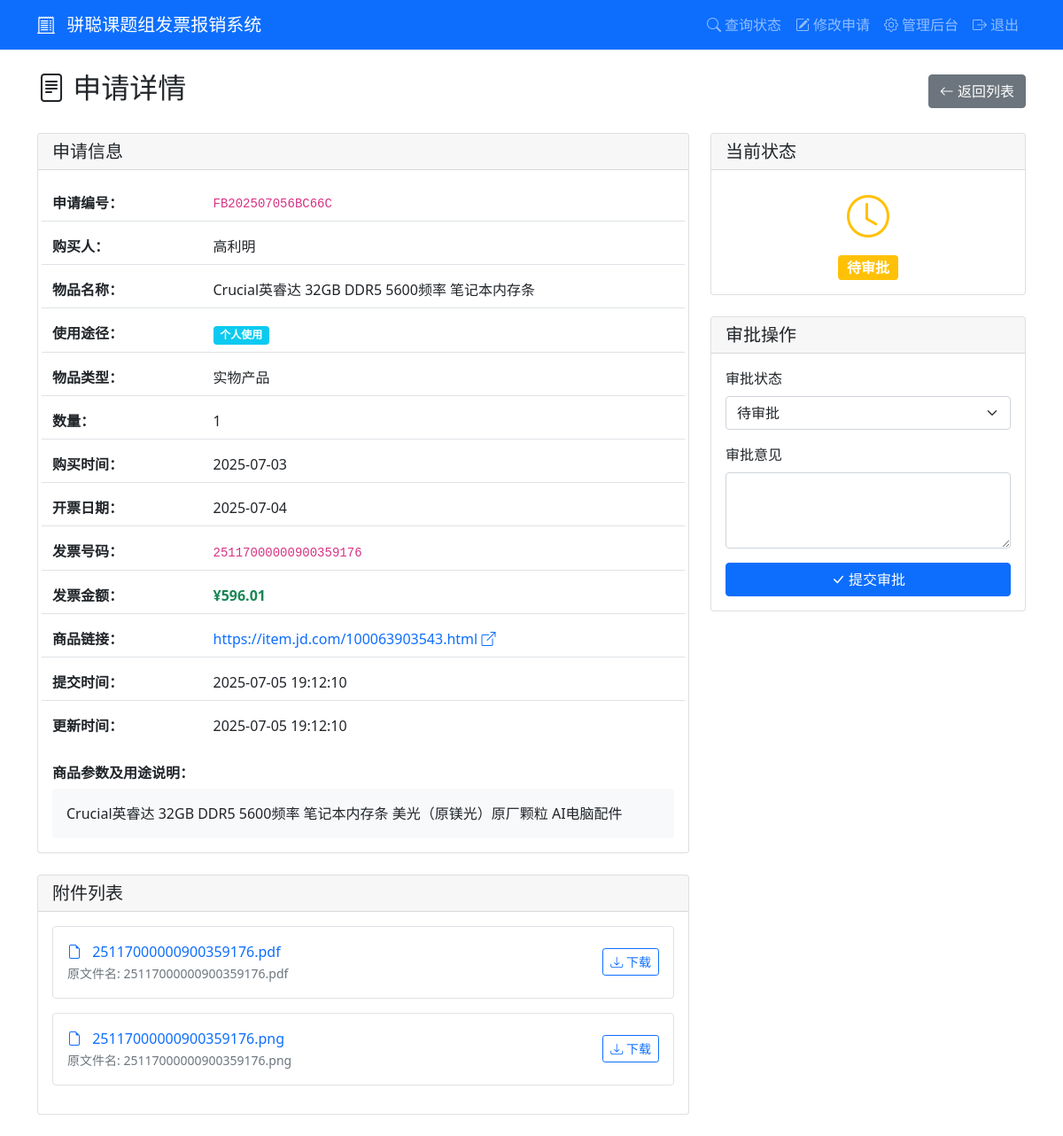
The page /admin/application/FB202507056BC66C (signed in) on the database as committed earlier.
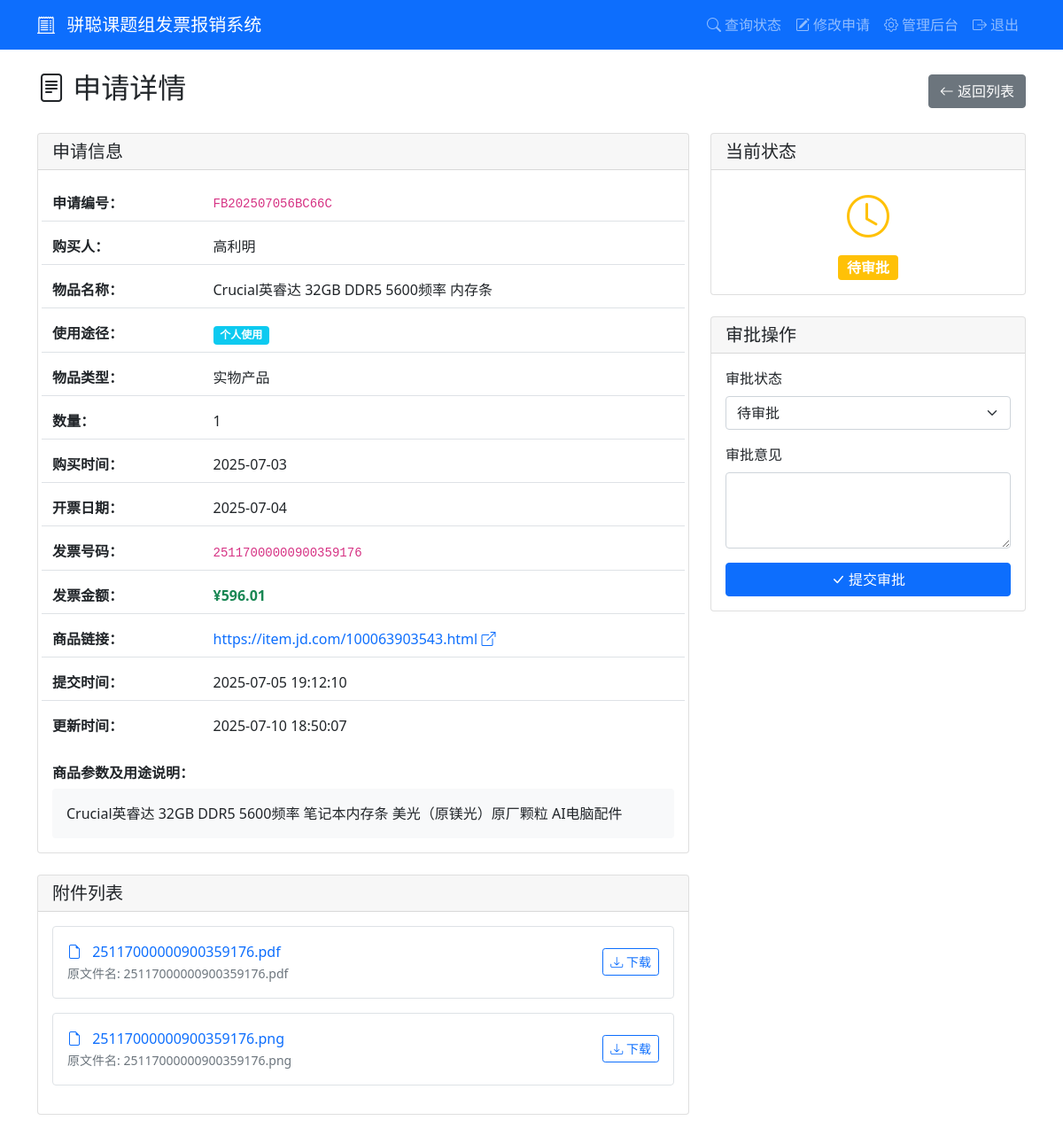
The same page on the database as committed later.
### tables this page shows
CREATE TABLE applications (
            id INTEGER PRIMARY KEY AUTOINCREMENT,
            app_number TEXT UNIQUE NOT NULL,
            purchaser TEXT NOT NULL,
            purchase_details TEXT,
            item_name TEXT NOT NULL,
            product_link TEXT,
            usage_type TEXT NOT NULL,
            item_type TEXT NOT NULL,
            quantity INTEGER NOT NULL,
            purchase_time DATE NOT NULL,
            invoice_number TEXT NOT NULL,
            invoice_amount REAL NOT NULL,
            invoice_date DATE NOT NULL,
            status TEXT DEFAULT '待审批',
            approval_comment TEXT,
            created_at TIMESTAMP DEFAULT CURRENT_TIMESTAMP,
            updated_at TIMESTAMP DEFAULT CURRENT_TIMESTAMP
        );

### app.py (the view)
        def wrapper(*args, **kwargs):
            user = session.get('admin_username', 'anonymous')
            details = f"操作: {operation_type}, 用户: {user}, URL: {request.url}"
            if kwargs.get('app_number'):
                details += f", 申请编号: {kwargs['app_number']}"
            elif kwargs.get('filename'):
                details += f", 文件名: {kwargs['filename']}"
            if request.method == 'POST':
                form_data = {k: '***' if k == 'password' else v for k, v in request.form.items()}
                details += f", 表单数据: {form_data}"
            if request.args:
                details += f", 查询参数: {dict(request.args)}"
            try:
                result = f(*args, **kwargs)
                app.logger.info(f"{details}, 结果: 成功")
                return result
            except Exception as e:
                app.logger.error(f"{details}, 结果: 失败, 错误: {str(e)}", exc_info=True)
                raise

### app.py (called while the page is built)
@app.route('/admin/application/<app_number>')
@log_operation('查看申请详情')
def admin_application_detail(app_number):
    if not session.get('admin_logged_in'):
        flash('请先登录')
        return redirect(url_for('admin_login'))
    with sqlite3.connect('reimbursement.db') as conn:
        c = conn.cursor()
        c.execute('SELECT * FROM applications WHERE app_number = ?', (app_number,))
        application = c.fetchone()
        c.execute('SELECT * FROM attachments WHERE app_number = ?', (app_number,))
        attachments = c.fetchall()
    if not application:
        flash('申请不存在')
        return redirect(url_for('admin_dashboard'))
    return render_template('admin_detail.html', application=application, attachments=attachments)

### templates/admin_detail.html (shortened to what the changed rows need)
{% extends "base.html" %}
{% block content %}
<div class="d-flex justify-content-between align-items-center mb-4">
    <h2><i class="bi bi-file-text"></i> 申请详情</h2>
</div>
<div class="row">
    <div class="col-md-8">
        <div class="card mb-4">
            <div class="card-body">
                <div class="row g-2">
                    <div class="col-12">
                        <div class="row align-items-center py-2 border-bottom">
                            <div class="col-8 col-sm-9">
                                <code>{{ application[1] }}</code>
                            </div>
                        </div>
                    </div>
                    <div class="col-12">
                        <div class="row align-items-center py-2 border-bottom">
                            <div class="col-4 col-sm-3">
                                <strong>购买人：</strong>
                            </div>
                            <div class="col-8 col-sm-9">
                                {{ application[2] }}
                            </div>
                        </div>
                    </div>
                    <div class="col-12">
                        <div class="row align-items-center py-2 border-bottom">
                            <div class="col-4 col-sm-3">
                                <strong>物品名称：</strong>
                            </div>
                            <div class="col-8 col-sm-9">
                                {{ application[4] }}
                            </div>
                        </div>
                    </div>
                    <div class="col-12">
                        <div class="row align-items-center py-2 border-bottom">
                            <div class="col-8 col-sm-9">
                                <span
                                    class="badge bg-{% if application[6] == '个人使用' %}info{% else %}success{% endif %}">
                                    {{ application[6] }}
                                </span>
                            </div>
                        </div>
                    </div>
                    <div class="col-12">
                        <div class="row align-items-center py-2 border-bottom">
                            <div class="col-4 col-sm-3">
                                <strong>物品类型：</strong>
                            </div>
                            <div class="col-8 col-sm-9">
                                {{ application[7] }}
                            </div>
                        </div>
                    </div>
                    <div class="col-12">
                        <div class="row align-items-center py-2 border-bottom">
                            <div class="col-4 col-sm-3">
                                <strong>数量：</strong>
                            </div>
                            <div class="col-8 col-sm-9">
                                {{ application[8] }}
                            </div>
                        </div>
                    </div>
                    <div class="col-12">
                        <div class="row align-items-center py-2 border-bottom">
                            <div class="col-4 col-sm-3">
                                <strong>购买时间：</strong>
                            </div>
                            <div class="col-8 col-sm-9">
                                {{ application[9] }}
                            </div>
                        </div>
                    </div>
                    <div class="col-12">
                        <div class="row align-items-center py-2 border-bottom">
                            <div class="col-4 col-sm-3">
                                <strong>开票日期：</strong>
                            </div>
                            <div class="col-8 col-sm-9">
                                {{ application[12] }}
                            </div>
                        </div>
                    </div>
                    <div class="col-12">
                        <div class="row align-items-center py-2 border-bottom">
                            <div class="col-8 col-sm-9">
                                <code>{{ application[10] }}</code>
                            </div>
                        </div>
                    </div>
                    <div class="col-12">
                        <div class="row align-items-center py-2 border-bottom">
                            <div class="col-8 col-sm-9">
                                <span class="text-success fw-bold">¥{{ "%.2f"|format(application[11]) }}</span>
                            </div>
                        </div>
                    </div>
                    <div class="col-12">
                        <div class="row align-items-center py-2 border-bottom">
                            <div class="col-8 col-sm-9">
                                {% if application[5] %}
                                <a href="{{ application[5] }}" target="_blank" class="text-decoration-none">
                                    {{ application[5] }} <i class="bi bi-box-arrow-up-right"></i>
                                </a>
                                {% else %}
                                <span class="text-muted">未提供</span>
                                {% endif %}
                            </div>
                        </div>
                    </div>
                    <div class="col-12">
                        <div class="row align-items-center py-2 border-bottom">
                            <div class="col-4 col-sm-3">
                                <strong>提交时间：</strong>
                            </div>
                            <div class="col-8 col-sm-9">
                                {{ application[15] }}
                            </div>
                        </div>
                    </div>
                    <div class="col-12">
                        <div class="row align-items-center py-2">
                            <div class="col-4 col-sm-3">
                                <strong>更新时间：</strong>
                            </div>
                            <div class="col-8 col-sm-9">
                                {{ application[16] }}
                            </div>
                        </div>
                    </div>
                </div>
                {% if application[3] %}
                <div class="mt-4">
                    <h6><strong>商品参数及用途说明：</strong></h6>
                    <div class="bg-light p-3 rounded">
                        {{ application[3]|replace('\n', '<br>')|safe }}
                    </div>
                </div>
                {% endif %}
            </div>
        </div>
    </div>
    <div class="col-md-4">
        <div class="card mb-4">
            <div class="card-body text-center">
                {% if application[13] == '待审批' %}
                <i class="bi bi-clock text-warning" style="font-size: 3rem;"></i>
                <div class="mt-2">
                    <span class="badge bg-warning fs-6">{{ application[13] }}</span>
                </div>
                {% elif application[13] == '报销中' %}
                <i class="bi bi-hourglass-split text-primary" style="font-size: 3rem;"></i>
                <div class="mt-2">
                    <span class="badge bg-primary fs-6">{{ application[13] }}</span>
                </div>
                {% elif application[13] == '已报销' %}
                <i class="bi bi-check-circle text-success" style="font-size: 3rem;"></i>
                <div class="mt-2">
                    <span class="badge bg-success fs-6">{{ application[13] }}</span>
                </div>
                {% elif application[13] == '驳回' %}
                <i class="bi bi-x-circle text-danger" style="font-size: 3rem;"></i>
                <div class="mt-2">
                    <span class="badge bg-danger fs-6">{{ application[13] }}</span>
                </div>
                {% endif %}
            </div>
        </div>
        <div class="card">
            <div class="card-body">
                <form action="{{ url_for('approve_application', app_number=application[1]) }}" method="post">
                    <div class="mb-3">
                        <label for="status" class="form-label">审批状态</label>
                        <select class="form-select" id="status" name="status" required>
                            <option value="待审批" {% if application[13]=='待审批' %}selected{% endif %}>待审批</option>
                        </select>
                    </div>
                </form>
            </div>
        </div>
    </div>
</div>
{% endblock %}

Rows that differ between the two databases and show on the page:
changed applications "高利明": item_name "Crucial英睿达 32GB DDR5 5600频率 笔记本内存条" → "Crucial英睿达 32GB DDR5 5600频率 内存条"; updated_at "2025-07-05 19:12:10" → "2025-07-10 18:50:07"
